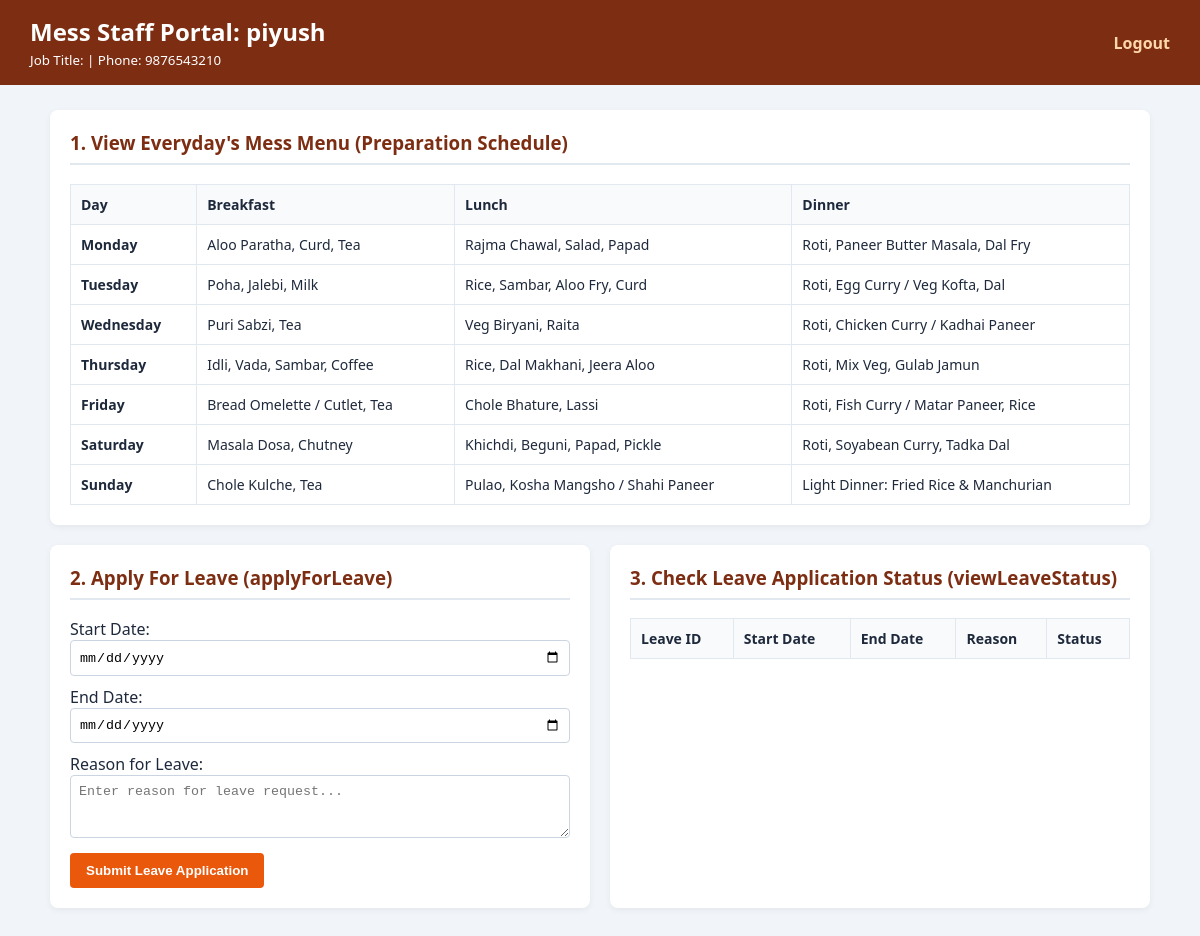
Screenshot of /staff/piyush with the database file from the repository.
### models.py (models this page shows)
class User(Base):
    __tablename__ = 'users'
    username = Column(String, primary_key=True, index=True)
    password = Column(String, nullable=False)
    email = Column(String)
    phone_no = Column(String)
    role = Column(String, nullable=False)  # 'student', 'manager', 'staff', 'admin'

class Menu(Base):
    __tablename__ = 'menus'
    menu_id = Column(Integer, primary_key=True, index=True)
    day = Column(String, unique=True)
    breakfast = Column(Text)
    lunch = Column(Text)
    dinner = Column(Text)

### main.py (the view)
@app.get("/staff/{username}", response_class=HTMLResponse)
async def staff_dashboard(username: str, request: Request, db: Session = Depends(get_db)):
    user = db.query(models.User).filter(models.User.username == username).first()
    staff = db.query(models.MessStaff).filter(models.MessStaff.username == username).first()
    menu = db.query(models.Menu).all()
    leaves = db.query(models.Leave).filter(models.Leave.staff_id == username).all()
    return templates.TemplateResponse(
        request=request,
        name="staff_dash.html",
        context={
            "user": user,
            "staff": staff,
            "menu": menu,
            "leaves": leaves
        }
    )

### templates/staff_dash.html (shortened to what this page needs)
<!DOCTYPE html>
<html>
<head>
</head>
<body>
<header>
    <div>
        <h2 style="margin:0;">Mess Staff Portal: {{ user.username }}</h2>
        <small>Job Title: {{ staff.job_title }} | Phone: {{ user.phone_no }}</small>
    </div>
    <a class="logout" href="/">Logout</a>
</header>
<div class="container">
    <div class="card">
        <h3>1. View Everyday's Mess Menu (Preparation Schedule)</h3>
        <table>
            <tr><th>Day</th><th>Breakfast</th><th>Lunch</th><th>Dinner</th></tr>
            {% for m in menu %}
            <tr><td><strong>{{ m.day }}</strong></td><td>{{ m.breakfast }}</td><td>{{ m.lunch }}</td><td>{{ m.dinner }}</td></tr>
            {% endfor %}
        </table>
    </div>
    <div class="grid">
        <div class="card">
            <h3>2. Apply For Leave (applyForLeave)</h3>
            <form action="/staff/{{ user.username }}/apply-leave" method="post">
                <label>Start Date:</label>
                <input type="date" name="start_date" required>
                <label>End Date:</label>
                <input type="date" name="end_date" required>
                <label>Reason for Leave:</label>
                <textarea name="reason" rows="3" required placeholder="Enter reason for leave request..."></textarea>
                <button type="submit" class="btn">Submit Leave Application</button>
            </form>
        </div>
        <div class="card">
            <h3>3. Check Leave Application Status (viewLeaveStatus)</h3>
            <table>
                <tr><th>Leave ID</th><th>Start Date</th><th>End Date</th><th>Reason</th><th>Status</th></tr>
            </table>
        </div>
    </div>
</div>
</body>
</html>

### templates/staff_dash.html (style rules this page uses)
body { font-family: 'Segoe UI', sans-serif; margin: 0; background: #f1f5f9; color: #1e293b; }
header { background: #7c2d12; color: white; padding: 15px 30px; display: flex; justify-content: space-between; align-items: center; }
.container { max-width: 1100px; margin: 25px auto; padding: 0 20px; }
.grid { display: grid; grid-template-columns: 1fr 1fr; gap: 20px; }
.card { background: white; padding: 20px; border-radius: 8px; box-shadow: 0 2px 6px rgba(0,0,0,0.06); margin-bottom: 20px; }
h3 { margin-top: 0; border-bottom: 2px solid #e2e8f0; padding-bottom: 8px; color: #7c2d12; }
table { width: 100%; border-collapse: collapse; font-size: 14px; }
th, td { padding: 10px; border: 1px solid #e2e8f0; text-align: left; }
th { background: #f8fafc; }
input, textarea { width: 100%; padding: 8px; margin-bottom: 10px; border: 1px solid #cbd5e1; border-radius: 4px; box-sizing: border-box; }
.btn { background: #ea580c; color: white; padding: 10px 16px; border: none; border-radius: 4px; cursor: pointer; font-weight: bold; }
.logout { color: #fed7aa; text-decoration: none; font-weight: bold; }

### rows the page displays
User: username "piyush", phone_no "9876543210"
Menu: day "Monday", breakfast "Aloo Paratha, Curd, Tea", lunch "Rajma Chawal, Salad, Papad", dinner "Roti, Paneer Butter Masala, Dal Fry"
Menu: day "Tuesday", breakfast "Poha, Jalebi, Milk", lunch "Rice, Sambar, Aloo Fry, Curd", dinner "Roti, Egg Curry / Veg Kofta, Dal"
Menu: day "Wednesday", breakfast "Puri Sabzi, Tea", lunch "Veg Biryani, Raita", dinner "Roti, Chicken Curry / Kadhai Paneer"
Menu: day "Thursday", breakfast "Idli, Vada, Sambar, Coffee", lunch "Rice, Dal Makhani, Jeera Aloo", dinner "Roti, Mix Veg, Gulab Jamun"
Menu: day "Friday", breakfast "Bread Omelette / Cutlet, Tea", lunch "Chole Bhature, Lassi", dinner "Roti, Fish Curry / Matar Paneer, Rice"
Menu: day "Saturday", breakfast "Masala Dosa, Chutney", lunch "Khichdi, Beguni, Papad, Pickle", dinner "Roti, Soyabean Curry, Tadka Dal"
Menu: day "Sunday", breakfast "Chole Kulche, Tea", lunch "Pulao, Kosha Mangsho / Shahi Paneer", dinner "Light Dinner: Fried Rice & Manchurian"
